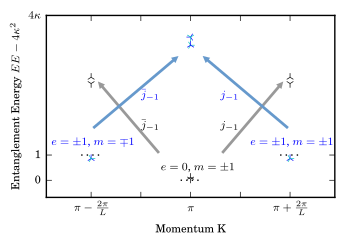

Generate this figure with Python:
# coding: utf-8
from __future__ import division
#import matplotlib
#matplotlib.use('PDF')
from matplotlib.backends.backend_pdf import PdfPages
from DataAnalysis import data
from DataAnalysis import PEPS_plots as pp
import numpy as np
from matplotlib import pyplot as plt
from PEPS import IO_helper as IO
from PEPS import spectra_analyzer as spec
from PEPS.CylinderPEPS import run
from matplotlib.offsetbox import AnchoredOffsetbox, TextArea, DrawingArea, HPacker

from sfig import ticker
# from matplotlib import rcParams, ticker
# plot_params = {'axes.labelsize': 14,   # 8
               # 'title.fontsize': 14,   # 8
               # 'legend.fontsize': 14,  # 8
               # 'font.size': 14,        # 8
               # 'xtick.labelsize': 14,  # 8
               # 'ytick.labelsize': 14,  # 8
               # 'lines.markersize': 16, # 8
               # 'savefig.bbox': 'tight',   # tight
               # 'savefig.pad_inches': 0.1, # 0.1
               # 'text.usetex': True,
               # 'font.family': 'serif',
               # 'text.latex.preamble' : [r'\usepackage{amsmath}'],
               # 'figure.figsize': (10, 7)}  # (3.5, 2.5) default
# rcParams.update(plot_params)

i=10
stri = str(i)
IO.go_to_data_parent('interpolatedboson/a'+stri)
IO.add_to_path()
state = IO.get_state()
Ls = range(10, 11, 1)
L_min, L_max = min(Ls), max(Ls)
shift_func = lambda L: -L/2
#shift_func = lambda L: 0.2*(L-L_max)/(L_max - L_min)
#shift_func = lambda L: 0

params = IO.Params.kw('LKN', L=Ls, K=[0], N=[0])
for p in params:
    run.create_edge_spectrum(state, p, overwrite=False)

spectrum = pp.load_edge_spectrum(state, Ls)
spectrum = pp.shift_boson_number(spectrum)

spectrum.add_as_prop(pp.energy, val='val')
data_name = 'energy'

pp.shift_and_scale(spectrum, scale=1) #just shift
data_name = 'E'
all_points = list(spectrum.points())

for point in all_points:
    if not point['L']%2:
        point['shifted_E'] = point['E']
    else:
        point['shifted_E'] = 2*point['E']+1/4
data_name = 'shifted_E'
spec_points = spectrum.collect(['K', 'N', 'band'], 'L', data_name)
spec_points.plot_toolbox = data.SpectraPlotTools()
spec_points.plot_toolbox.markers = ['1', '2', '3', '4']
#spec_points.plot_toolbox.markers
spec_points.update_plot_args(title='Edge Spectrum', xlabel='K', ylabel='Energy',
                                  xlim=[-2.1, 2.1], ylim=[-1, 20])
#even_colors = ['k', 'b', 'g', 'r', 'gold', 'orange', 'orangered', 'y','m', 'lime', 'c']    
color_pairs = [('k', 'k'), ('b', 'c'),('g', 'lime'),('r', 'm'),('orange', 'orangered'),('gold', 'y')] 
colors = [c for cp in color_pairs for c in cp]
def color_func(N):
    x=0
    if N<0:
        x=1
    if N%2==0: 
        return abs(N)+x
    else: #
        return abs(N)+1+4+x
        # return 11-abs(N)+x
spec_points.plot_toolbox.colors = colors
spec_points.plot_toolbox.color_func = color_func
fig, spec_ax = spec_points.plot_toolbox.spec_plot(spec_points, data_name,
                                                 shift_func=shift_func)

# if i!=10 and i!=0:
    # plt.title('Entanglement Spectrum for b=0.'+stri)
# elif i==10:
    # plt.title('Entanglement Spectrum for soft-core FBI')
# elif i==0:
    # plt.title('Entanglement Spectrum for hard-core FBI')
ax = plt.gca()
Ks = range(0, 2)

plt.title('')
plt.ylabel('Entanglement Energy $EE-4\kappa^2$')
plt.xlabel('Momentum K')

plt.xlim([-1.45, 1.45])
plt.ylim([10, 16])

# #x major ticks
ax.set_xticks([-1, -1/2, 0, 1/2, 1])
# ax.xaxis.set_tick_params(which='major', direction='out', pad=12)
ax.set_xticklabels([r'$\pi-\frac{2\pi}{L}$', '', r'$\pi$', '', r'$\pi+\frac{2\pi}{L}$'])
#ax.set_xticklabels([r'K-$\pi$($\frac{2\pi}{L}$):$\qquad$'+str(K) if K==0 else str(K) for K in Ks], ha='right')
#
# #x minor ticks
# ax.xaxis.set_tick_params(which='minor', direction='out')#, pad=-14)
# ax.set_xticks([K+shift_func(L) for K in Ks for L in Ls], minor=True)
# ax.set_xticklabels(['L:$\quad$'+str(L) if (K==0 and L==10) else str(L) for K in Ks for L in Ls], minor=True, ha='right')
#
# y ticks
kappa = 6.53604/4

ax.set_yticks([4*kappa**2+y for y in [0, 1, 4*kappa]])
ax.set_yticklabels(['0', '1','$4\kappa$'])
ax.legend().set_visible(False)

#
eps = 0.1
hlin1=plt.hlines([4*kappa**2+0], -eps, +eps, colors='k', linestyles='dotted')
hlin1=plt.hlines([4*kappa**2+1], 1-eps, 1+eps, colors='k', linestyles='dotted')
hlin1=plt.hlines([4*kappa**2+1], -1-eps, -1+eps, colors='k', linestyles='dotted')
#hlin1=plt.hlines([1/4, 9/4], shift_func(L_min)-eps, shift_func(L_min)+eps, colors='k', linestyles='-')
#hlin2=plt.hlines([4, 9, 16], shift_func(L_max)-eps, shift_func(L_max)+eps, colors='k', linestyles='dotted')
#hlin2=plt.hlines([25/4, 49/4], shift_func(L_min)-eps, shift_func(L_min)+eps, colors='k', linestyles='dotted')

texts = []
def pop_text():
    texts[-1].remove()
    plt.draw()

text = plt.text(-0.3, 4*kappa**2+0.4,'$e=0$, $m=\pm1$', color='k')
texts.append(text)
text = plt.text(1-0.4, 4*kappa**2+1+0.4,'$e=\pm1$, $m=\pm1$', color='b')
texts.append(text)
text = plt.text(-1-0.4, 4*kappa**2+1+0.4,'$e=\pm1$, $m=\mp1$', color='b')
texts.append(text)

plt.annotate('', (0.95, 4*kappa**2+4), xycoords='data',
                xytext=(0.3, 4*kappa**2+1), textcoords='data',
                size=10, arrowprops=dict(arrowstyle="simple",
                                fc="0.6", ec="none"))
plt.text(0.3, 4*kappa**2+2, r'$j_{-1}$')
plt.text(-0.5, 4*kappa**2+2, r'$\bar{j}_{-1}$')
plt.annotate('', (-0.95, 4*kappa**2+4), xycoords='data',
                xytext=(-0.3, 4*kappa**2+1), textcoords='data',
                size=10, arrowprops=dict(arrowstyle="simple",
                                fc="0.6", ec="none"))

plt.annotate('', (0.1, 4*kappa**2+5), xycoords='data',
                xytext=(1, 4*kappa**2+2), textcoords='data',
                size=10, arrowprops=dict(arrowstyle="simple",
                                fc=(0.4, 0.6, 0.8), ec="none"))
plt.annotate('', (-0.1, 4*kappa**2+5), xycoords='data',
                xytext=(-1, 4*kappa**2+2), textcoords='data',
                size=10, arrowprops=dict(arrowstyle="simple",
                                fc=(0.4, 0.6, 0.8), ec="none"))

plt.text(0.3, 4*kappa**2+3.2, r'$j_{-1}$', color='b')
plt.text(-0.5, 4*kappa**2+3.2, r'$\bar{j}_{-1}$', color='b')

#plt.annotate(', (-1, 4*kappa**2+3))
#plt.arrow(0, 4*kappa**2+0.8, -0.8, 3, fc="k", ec="k", head_width=0.2, head_length=0.3)


# text = plt.text(0.2,1/4-0.5,'$1/2$', color='m')
# texts.append(text)
# text = plt.text(-0.35,1-0.5,'$1$', color='b')
# texts.append(text)
# text = plt.text(0.2, 9/4-0.5,'$3/2$', color='orangered')
# texts.append(text)
# text = plt.text(-0.35,4-0.5,'$2$', color='g')
# texts.append(text)
# text = plt.text(0.2, 25/4-0.5,'$5/2$', color='#CD7F32')
# texts.append(text)
# text = plt.text(-0.35,9-0.5,'$3$', color='r')
# texts.append(text)
# text = plt.text(0.2, 49/4-0.5-0.4,'$7/2$', color='#493D26')
# texts.append(text)
# text = plt.text(-0.45, 51/4-0.5,'$0_{1, 1}$', color='k')
# texts.append(text)
# text = plt.text(0.15, 52/4-0.5,'$1/2_{1, 1}$', color='m')
# texts.append(text)
# text = plt.text(-0.45, 56/4-0.5,'$1_{1, 1}$', color='b')
# texts.append(text)
# text = plt.text(0.15, 60/4-0.5,'$3/2_{1, 1}$', color='orangered')
# texts.append(text)
# text = plt.text(-0.35, 65/4-0.5-0.05,'$4$', color='orange')
# texts.append(text)
# text = plt.text(-0.45, 69/4-0.5,'$2_{1, 1}$', color='green')
# texts.append(text)
# text = plt.text(1-0.45,26/4-0.5,'$0_{1, 0}$', color='k')
# texts.append(text)
# text = plt.text(1.15,27/4-0.5-0.1,'$1/2_{1, 0}$', color='m')
# texts.append(text)
# text = plt.text(1-0.45,1+26/4-0.5,'$1_{1, 0}$', color='b')
# texts.append(text)
# text = plt.text(1.15,9/4+26/4-0.5-0.1,'$3/2_{1, 0}$', color='orangered')
# texts.append(text)
# text = plt.text(1-0.45,4+26/4-0.5,'$2_{1, 0}$', color='green')
# texts.append(text)
# text = plt.text(1.15,25/4+26/4-0.5-0.1,'$5/2_{1, 0}$', color='#CD7F32')
# texts.append(text)
# text = plt.text(1-0.45,9+26/4-0.5,'$3_{1, 0}$', color='r')
# texts.append(text)
# text = plt.text(1-0.45,11.5+26/4-0.5,'$0_{2, 1}$', color='k')
# texts.append(text)
# text = plt.text(1.15,11.5+1/4+25/4-0.5-1,'$7/2_{1, 0}$', color='k')
# texts.append(text)
# text = plt.text(1.15,11.5+1/4+26/4-0.5,'$1/2_{2, 1}$', color='m')
# texts.append(text)
# text = plt.text(1-0.45,11.5+1+26/4-0.5,'$1_{2, 1}$', color='b')
# texts.append(text)
# text = plt.text(2-0.45,11.25-0.5,'$0_{2, 0}$', color='k')
# texts.append(text)
# text = plt.text(2.15,2/4+11.25-0.5-0.1,'$1/2_{2, 0}$', color='m')
# texts.append(text)
# text = plt.text(2-0.45,1+2/4+11.25-0.5,'$1_{2, 0}$', color='b')
# texts.append(text)
# text = plt.text(2.15,1+3/4+2/4+11.25-0.5-0.1,'$3/2_{2, 0}$', color='orangered')
# texts.append(text)
# text = plt.text(2.15,4+3/4+2/4+11.25-0.5-0.1,'$5/2_{2, 0}$', color='#CD7F32')
# texts.append(text)
# text = plt.text(2-0.45,4+11.25-0.5,'$2_{2, 0}$', color='g')
# texts.append(text)


#text = plt.text(1.7, 1, 'L')
#text.set_y(0.25)
plt.tight_layout()
plt.show()
